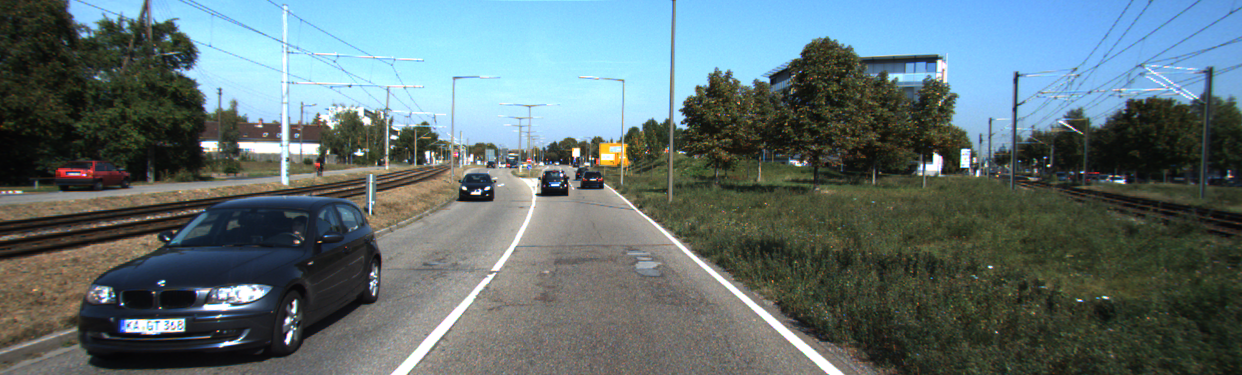
#> input picture data/test_data/kitti.png, 1242 x 375 px
$ python ipm.py
#> lines starting #> are read from the running program, lines starting #| are printed output that depends on the picture; after the words box and inside, x2 and y2 are one past the last pixel; in counts of white or black regions, pixels touching at a corner belong together
import cv2
import numpy as np

def draw_src_points(image, src_points, color=(0, 0, 255), radius=5, thickness=-1):
    """
    Draws the source points and lines connecting them on the image.

    Args:
        image (numpy.ndarray): The input image.
        src_points (numpy.ndarray): The source points (N x 2).
        color (tuple): The color of the points and lines (BGR format).
        radius (int): The radius of the circles representing the points.
        thickness (int): The thickness of the circles (-1 fills the circles).

    Returns:
        numpy.ndarray: The image with the source points and lines drawn.
    """

    image_with_points = image.copy()
    for i, point in enumerate(src_points):
        x, y = map(int, point)
        cv2.circle(image_with_points, (x, y), radius, color, thickness)

        # Draw lines connecting the points
        if i > 0:
            prev_point = src_points[i - 1]
            prev_x, prev_y = map(int, prev_point)
            cv2.line(image_with_points, (prev_x, prev_y), (x, y), color, 2)

    # Close the loop by connecting the last point to the first
    if len(src_points) > 2:
        first_point = src_points[0]
        last_point = src_points[-1]
        first_x, first_y = map(int, first_point)
        last_x, last_y = map(int, last_point)
        cv2.line(image_with_points, (last_x, last_y), (first_x, first_y), color, 2)

    return image_with_points

def robust_inverse_perspective_mapping(image, src_points, dst_points, output_size,
                                       camera_matrix=None, dist_coeffs=None,
                                       ransac_iterations=1000, ransac_threshold=5.0):
    """Robust inverse perspective mapping with optional undistortion and RANSAC."""
    src_points = np.asarray(src_points)
    dst_points = np.asarray(dst_points)

    if src_points.shape != dst_points.shape:
        raise ValueError(f"Source and destination points must have identical shapes, got {src_points.shape} and {dst_points.shape}")
    if src_points.ndim != 2 or src_points.shape[1] != 2:
        raise ValueError(f"Points must be of shape (N, 2), got {src_points.shape}")
    if src_points.shape[0] < 4:
        raise ValueError(f"At least 4 correspondence points are required for perspective mapping, got {src_points.shape[0]}")

    if camera_matrix is not None and dist_coeffs is not None:
        image = cv2.undistort(image, camera_matrix, dist_coeffs)

    src_points_float = src_points.astype(np.float32)
    dst_points_float = dst_points.astype(np.float32)

    M, mask = cv2.findHomography(src_points_float, dst_points_float, cv2.RANSAC, ransac_threshold, maxIters=ransac_iterations)

    if M is None:
        import warnings
        warnings.warn("robust_inverse_perspective_mapping: findHomography failed. Returning a black image.")
        if len(image.shape) == 3:
            return np.zeros((output_size[1], output_size[0], image.shape[2]), dtype=image.dtype)
        return np.zeros((output_size[1], output_size[0]), dtype=image.dtype)

    warped_image = cv2.warpPerspective(image, M, output_size)
    return warped_image

if __name__ == "__main__":
    import os
    # Example Usage:
    script_dir = os.path.dirname(os.path.abspath(__file__))
    project_root = os.path.abspath(os.path.join(script_dir, "../../../"))
    kitti_path = os.path.join(project_root, "data/test_data/kitti.png")

    image = cv2.imread(kitti_path)
#> image is the input picture: shape (375, 1242, 3); mean B, G, R 113.8, 111.4, 94.6

    if image is None:
        print(f"Error: Could not load image from {kitti_path}")
    else:
        height, width, _ = image.shape
#> height = 375; width = 1242

        src_points = np.array([
            [width * 0.4, height * 0.6],
            [width * 0.6, height * 0.6],
            [width * 0.9, height * 0.9],
            [width * 0.1, height * 0.9]
        ])

        dst_points = np.array([
            [0, height],
            [width, height],
            [width, 0],
            [0, 0]
        ])

        output_size = (width, height)
#> output_size = (1242, 375)

        camera_matrix = None
        dist_coeffs = None

        warped_image = robust_inverse_perspective_mapping(image, src_points, dst_points, output_size,
                                                            camera_matrix, dist_coeffs)
#> in robust_inverse_perspective_mapping, `warped_image = cv2.warpPerspective(image, M, output_size)`:
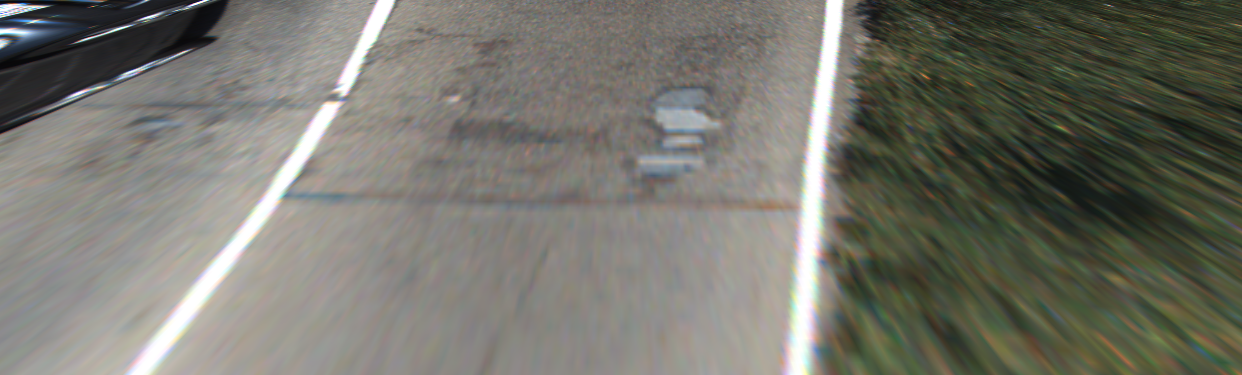
#> warped_image: shape (375, 1242, 3); mean B, G, R 107.4, 116.5, 117

        image_with_points = draw_src_points(image, src_points)
#> after the loop in draw_src_points, `for i, point in enumerate(src_points):`:
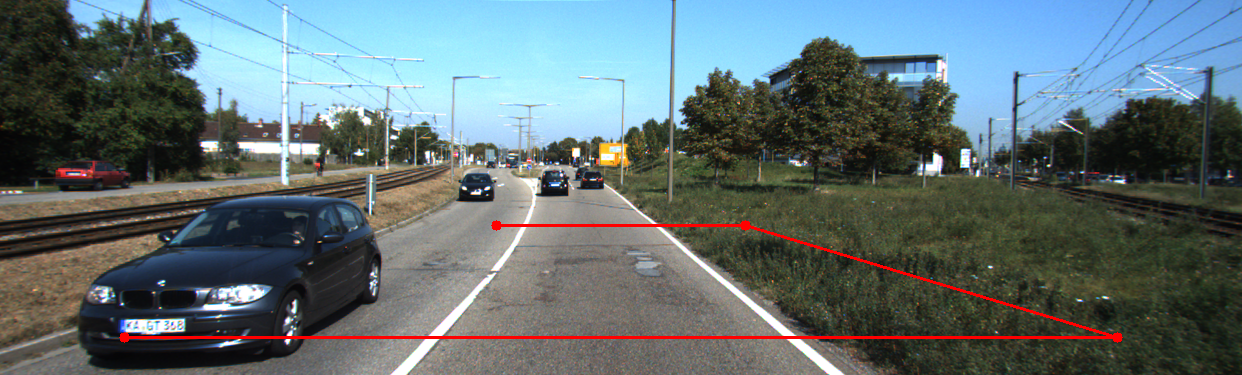
#> image_with_points: shape (375, 1242, 3); 1.08% of pixels changed, all inside (x1, y1, x2, y2) = (119, 220, 1123, 343)
#> in draw_src_points, `first_x, first_y = map(int, first_point)`: first_x = 496; first_y = 225
#> in draw_src_points, `last_x, last_y = map(int, last_point)`: last_x = 124; last_y = 337
#> in draw_src_points, `cv2.line(image_with_points, (last_x, last_y), (first_x, first_y), colo..`:
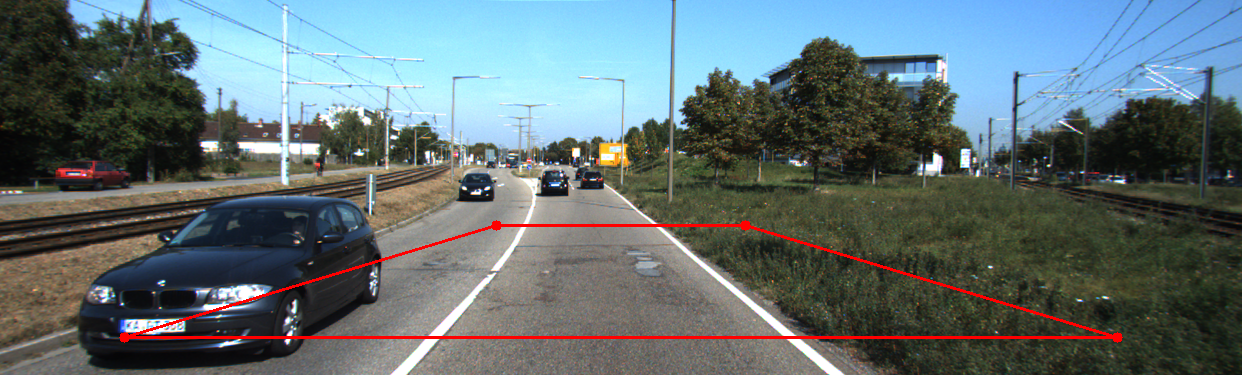
#> image_with_points: shape (375, 1242, 3); 0.23% of pixels changed, all inside (x1, y1, x2, y2) = (129, 226, 492, 336)

        output_image_path = os.path.join(project_root, "data/test_data/image.png")
        output_ipm_path = os.path.join(project_root, "data/test_data/ipm.png")

        cv2.imwrite(output_image_path, image_with_points)
        cv2.imwrite(output_ipm_path, warped_image)

$ run again, with data/test_data/map.png copied over data/test_data/kitti.png
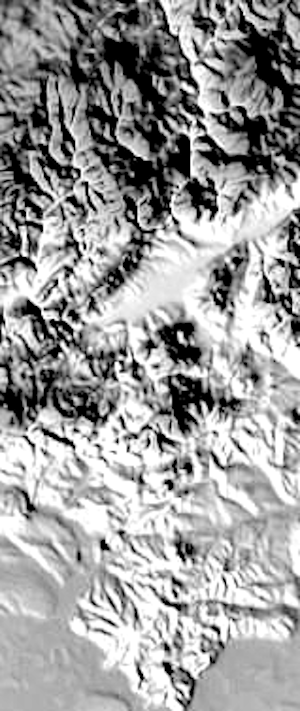
#> input picture data/test_data/map.png, 300 x 711 px
#> image is the input picture: shape (711, 300, 3); min 0, max 255, mean 157.3
#> after the loop in draw_src_points, `for i, point in enumerate(src_points):`:
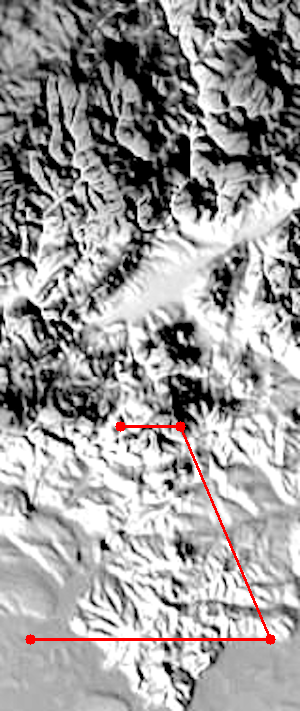
#> image_with_points: shape (711, 300, 3); 0.82% of pixels changed, all inside (x1, y1, x2, y2) = (25, 421, 276, 645)
#> first_x = 120; first_y = 426
#> last_x = 30; last_y = 639
#> in draw_src_points, `cv2.line(image_with_points, (last_x, last_y), (first_x, first_y), colo..`:
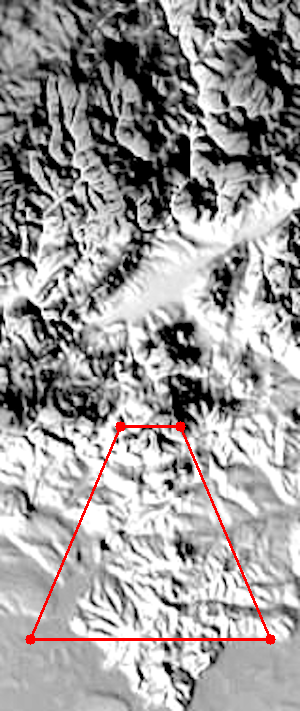
#> image_with_points: shape (711, 300, 3); 0.27% of pixels changed, all inside (x1, y1, x2, y2) = (31, 431, 120, 635)
